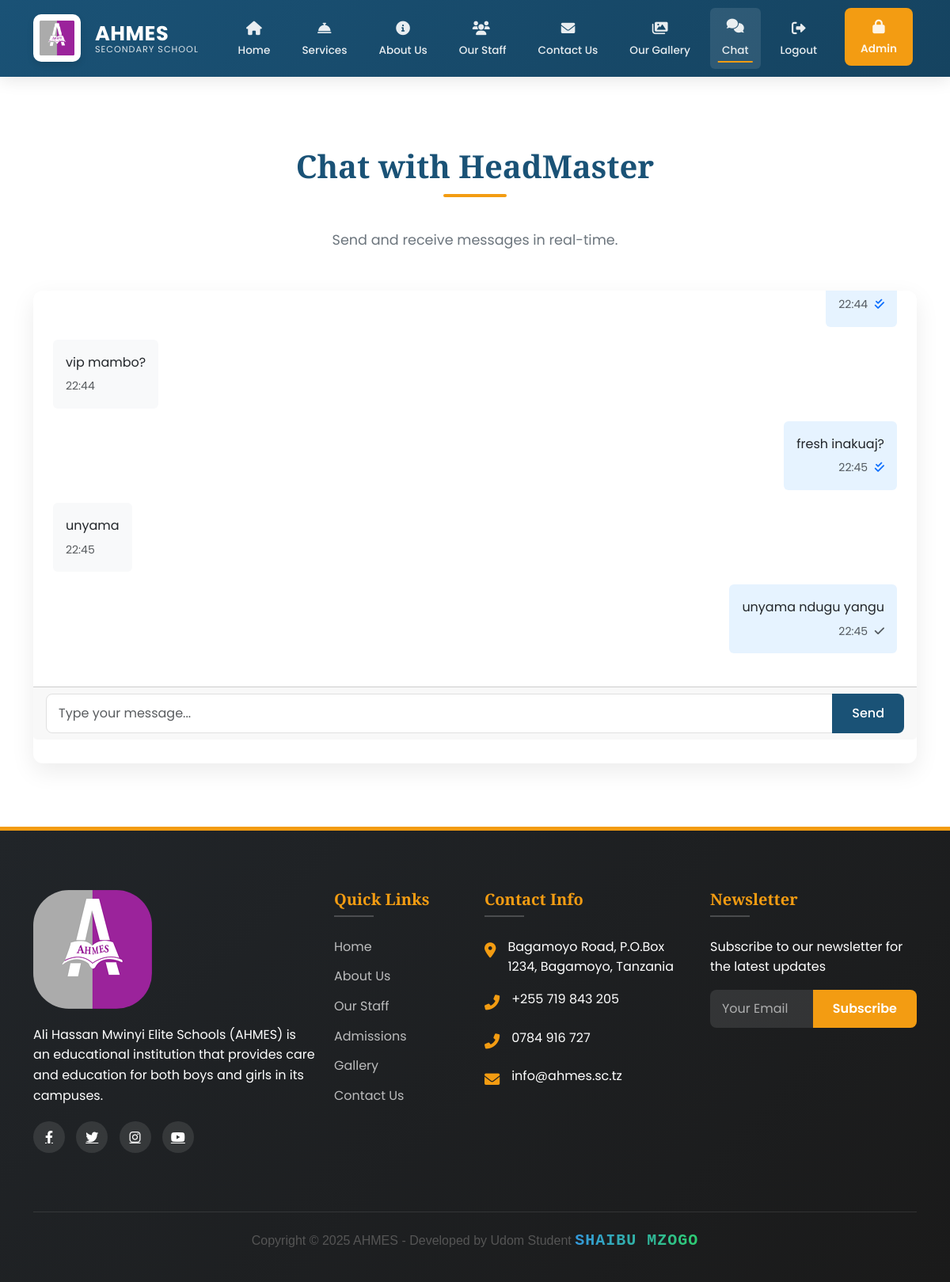
Page /chat/5/ (signed in) on the earlier database version.
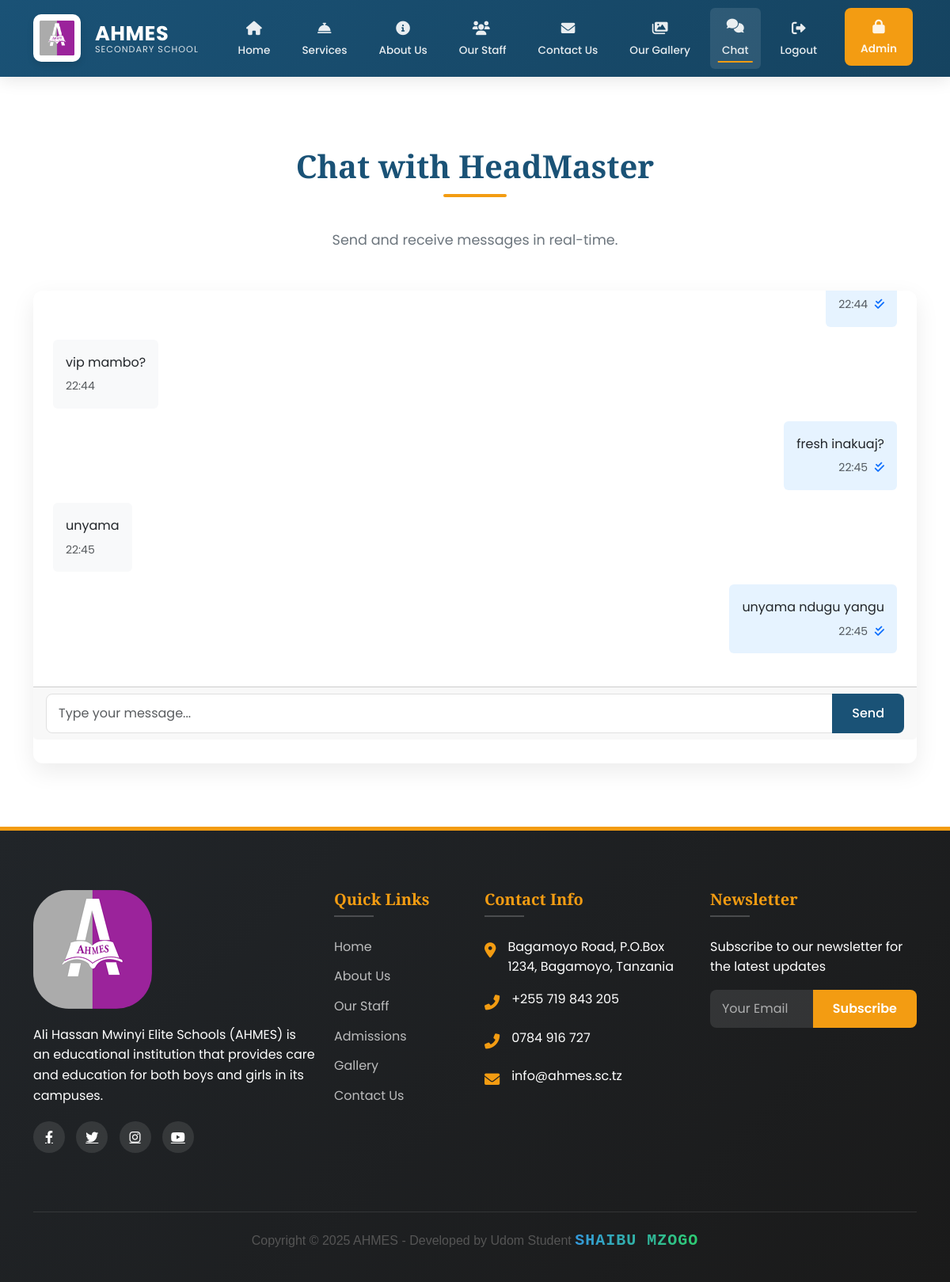
Same page on the later database version.
### main/models.py (models this page shows, shortened)
class Message(models.Model):
    conversation = models.ForeignKey(Conversation, on_delete=models.CASCADE, related_name='messages')
    sender = models.ForeignKey(User, on_delete=models.CASCADE)
    content = models.TextField()
    timestamp = models.DateTimeField(auto_now_add=True)
    is_read = models.BooleanField(default=False)
    read_at = models.DateTimeField(null=True, blank=True)
    class Meta:
        ordering = ['timestamp']

### main/views.py (the view, shortened to what this page needs)
# urls.py: path('chat/<int:conversation_id>/', chat, name='chat'),
@login_required
def chat(request, conversation_id):
    conversation = get_object_or_404(
        Conversation.objects.prefetch_related('participants', 'messages__sender'),
        id=conversation_id,
        participants=request.user
    )
    unread_messages = conversation.messages.filter(
        is_read=False
    ).exclude(
        sender=request.user
    )
    if unread_messages.exists():
        unread_messages.update(is_read=True, read_at=timezone.now())
    return render(request, 'chat/chat.html', {
        'conversation': conversation,
        'form': MessageForm(),
        'other_user': conversation.participants.exclude(id=request.user.id).first(),
    })

### main/forms.py
class MessageForm(forms.ModelForm):
    class Meta:
        model = Message
        fields = ['content']
        widgets = {
            'content': forms.Textarea(attrs={
                'rows': 3,
                'placeholder': 'Type your message...'
            })
        }

### main/context_processors.py (called while the page is built)
def admin_counts(request):
    if request.user.is_authenticated and request.user.is_admin:
        return {
            'pending_comments': Comment.objects.filter(is_approved=False).count(),
            'gallery_count': Gallery.objects.count(),
        }
    return {}

### main/templates/chat/chat.html (shortened to what this page needs)
{% extends 'main/base.html' %}
{% block content %}
<section class="section">
  <div class="container">
    <h2 class="section-title">Chat with {{ other_user.username }}</h2>
    <p class="section-subtitle">Send and receive messages in real-time.</p>
    <div class="row">
      <div class="col-12">
        <div class="card" data-aos="fade-up">
          <div class="card-body" id="messageContainer" style="max-height: 500px; overflow-y: auto;">
            {% for message in conversation.messages.all %}
              <div class="mb-3 {% if message.sender == request.user %}text-end{% else %}text-start{% endif %}" id="message-{{ message.id }}" data-sender-id="{{ message.sender.id }}">
                <div class="d-inline-block p-3 rounded" style="background: {% if message.sender == request.user %}#e6f3ff{% else %}#f8f9fa{% endif %}; max-width: 70%;">
                  <p class="mb-1">{{ message.content }}</p>
                  <small class="text-muted">
                    {{ message.timestamp|time:"H:i" }}
                    {% if message.sender == request.user %}
                      <span class="read-status" data-message-id="{{ message.id }}">
                        {% if message.is_read %}
                          <i class="fas fa-check-double text-primary" title="Read"></i>
                        {% else %}
                          <i class="fas fa-check text-muted" title="Sent"></i>
                        {% endif %}
                      </span>
                    {% endif %}
                  </small>
                </div>
              </div>
            {% endfor %}
          </div>
          <div class="card-footer">
            <form method="post" action="{% url 'chat' conversation.id %}" id="messageForm">
              <div class="input-group">
                <input type="text" name="content" class="form-control" placeholder="Type your message..." required id="messageInput">
                <button type="submit" class="btn btn-primary">Send</button>
              </div>
            </form>
          </div>
        </div>
      </div>
    </div>
  </div>
</section>
{% endblock %}
{% block extra_js %}
<link rel="stylesheet" href="https://cdnjs.cloudflare.com/ajax/libs/font-awesome/6.0.0/css/all.min.css">
{% endblock %}

Differences in the rows shown:
changed Message "unyama ndugu yangu": is_read False → True (drawn)
